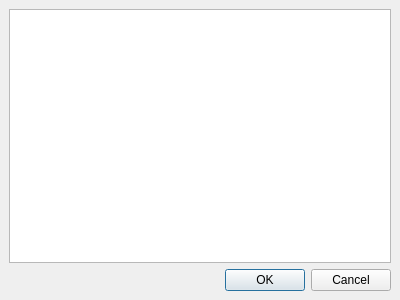
<ui version="4.0" >
 <class>LogDialog</class>
 <widget class="QDialog" name="LogDialog" >
  <property name="geometry" >
   <rect>
    <x>0</x>
    <y>0</y>
    <width>400</width>
    <height>300</height>
   </rect>
  </property>
  <property name="windowTitle" >
   <string>SmugUp Log</string>
  </property>
  <layout class="QVBoxLayout" >
   <property name="margin" >
    <number>9</number>
   </property>
   <property name="spacing" >
    <number>6</number>
   </property>
   <item>
    <widget class="QTextEdit" name="logTextEdit" />
   </item>
   <item>
    <widget class="QDialogButtonBox" name="buttonBox" >
     <property name="orientation" >
      <enum>Qt::Horizontal</enum>
     </property>
     <property name="standardButtons" >
      <set>QDialogButtonBox::Cancel|QDialogButtonBox::NoButton|QDialogButtonBox::Ok</set>
     </property>
    </widget>
   </item>
  </layout>
 </widget>
 <resources/>
 <connections>
  <connection>
   <sender>buttonBox</sender>
   <signal>accepted()</signal>
   <receiver>LogDialog</receiver>
   <slot>accept()</slot>
   <hints>
    <hint type="sourcelabel" >
     <x>248</x>
     <y>254</y>
    </hint>
    <hint type="destinationlabel" >
     <x>157</x>
     <y>274</y>
    </hint>
   </hints>
  </connection>
  <connection>
   <sender>buttonBox</sender>
   <signal>rejected()</signal>
   <receiver>LogDialog</receiver>
   <slot>reject()</slot>
   <hints>
    <hint type="sourcelabel" >
     <x>316</x>
     <y>260</y>
    </hint>
    <hint type="destinationlabel" >
     <x>286</x>
     <y>274</y>
    </hint>
   </hints>
  </connection>
 </connections>
</ui>
